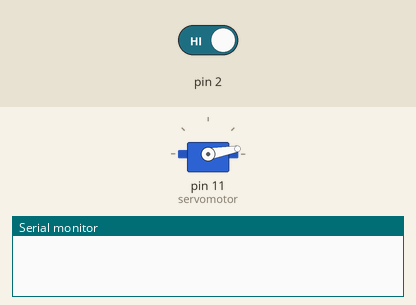
A sketch run on a simulated Arduino Uno, built with avr-gcc and run on an emulated ATmega328P. Shown: servo, the last lines printed to the serial monitor. Inputs (shaded band) come from the test bench; at power-on: pin 2 HIGH.

Above: at 1.4 s.
1.5 s: pin 2 driven LOW
At 2.0 s:
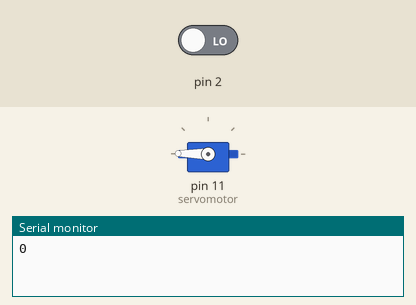
3.0 s: pin 2 driven HIGH
At 4.4 s:
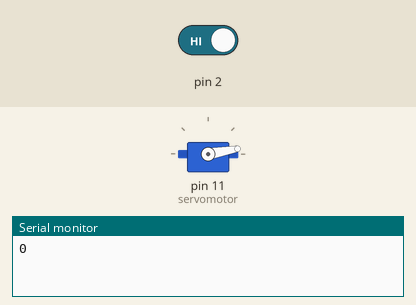
Timing chart, 0 to 6.0 s (numbered marks = the images above; inputs shaded):
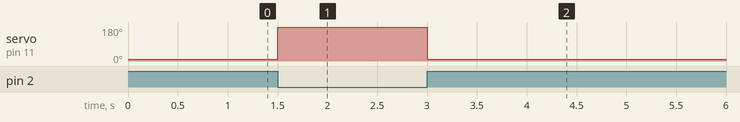

The sketch:

Useless_Box.ino
```cpp
#include <Servo.h>
Servo servomotor;
int data= digitalRead(2);
int a=0;
int c=0; // c 라는 변수로 if문이 계속 동작하는 걸 막은것 같다. (예전 코드라서 기억이 잘 안남..)
int mode=0;
void setup() {
  servomotor.attach(11);
  Serial.begin(9600); // 시리얼 통신 시작
  pinMode(2, INPUT); // 토글 스위치 연결 핀 : 2번
  pinMode(11, OUTPUT); // 서보모터 연결 핀 : 11번
  servomotor.write(10); // 서보모터 각도 조정
  delay(250);
  servomotor.detach(); //서보모터와의 연결 해지, 서보모터가 대기시에 소리가 나는 문제 해결


}

void loop() {
  data= digitalRead(2);


  if(data==0&&c==0){ // 스위치가 눌렸다면

    Serial.println(mode);
    servomotor.attach(11);
    servomotor.write(179); // 서보모터 동작
    c=1;
    delay(250);
    }


  else if(data==1&&c==1){ // 스위치가 꺼져있다면
    c=0;
    servomotor.write(10); // 서보모터 원래 위치로
    delay(250);
    servomotor.detach(); // 서보모터 연결 해지
  }
  //Serial.println(data);

}
```

Measured:
- after the input at 1.5 s, servo on pin 11 (servomotor): 10° → 179° at once
- after the input at 3.0 s, servo on pin 11 (servomotor): 179° → 10° at once
